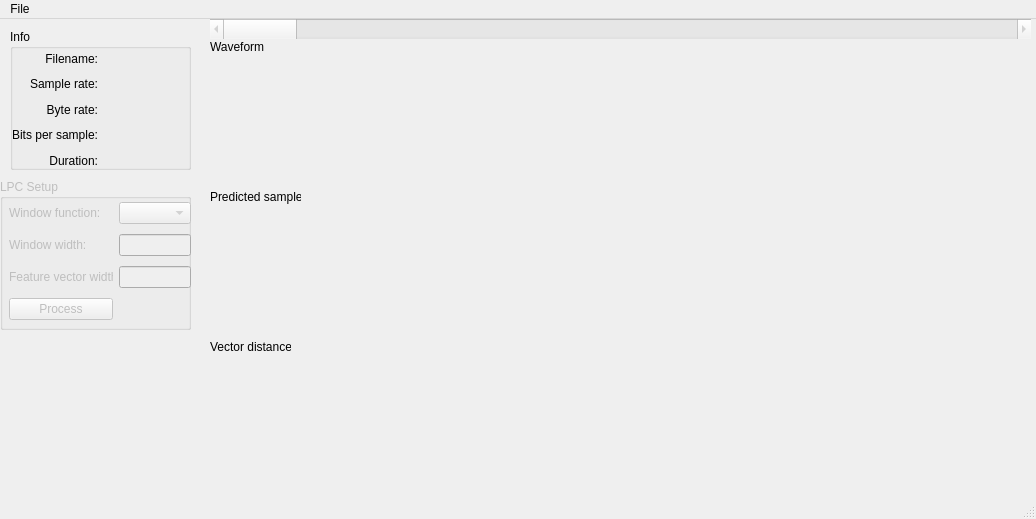
<?xml version="1.0" encoding="UTF-8"?>
<ui version="4.0">
 <class>MainWindow</class>
 <widget class="QMainWindow" name="MainWindow">
  <property name="windowModality">
   <enum>Qt::NonModal</enum>
  </property>
  <property name="geometry">
   <rect>
    <x>0</x>
    <y>0</y>
    <width>1036</width>
    <height>519</height>
   </rect>
  </property>
  <property name="windowTitle">
   <string>LPCoding</string>
  </property>
  <widget class="QWidget" name="centralwidget">
   <property name="minimumSize">
    <size>
     <width>1036</width>
     <height>478</height>
    </size>
   </property>
   <property name="maximumSize">
    <size>
     <width>1036</width>
     <height>478</height>
    </size>
   </property>
   <widget class="QGroupBox" name="infoBox">
    <property name="geometry">
     <rect>
      <x>10</x>
      <y>10</y>
      <width>181</width>
      <height>141</height>
     </rect>
    </property>
    <property name="title">
     <string>Info</string>
    </property>
    <widget class="QWidget" name="gridLayoutWidget">
     <property name="geometry">
      <rect>
       <x>0</x>
       <y>20</y>
       <width>181</width>
       <height>121</height>
      </rect>
     </property>
     <layout class="QGridLayout" name="gridLayout">
      <item row="0" column="0">
       <widget class="QLabel" name="label_1">
        <property name="layoutDirection">
         <enum>Qt::LeftToRight</enum>
        </property>
        <property name="text">
         <string>Filename:</string>
        </property>
        <property name="alignment">
         <set>Qt::AlignRight|Qt::AlignTrailing|Qt::AlignVCenter</set>
        </property>
       </widget>
      </item>
      <item row="2" column="0">
       <widget class="QLabel" name="label_3">
        <property name="text">
         <string>Byte rate:</string>
        </property>
        <property name="alignment">
         <set>Qt::AlignRight|Qt::AlignTrailing|Qt::AlignVCenter</set>
        </property>
       </widget>
      </item>
      <item row="4" column="0">
       <widget class="QLabel" name="label_5">
        <property name="text">
         <string>Duration:</string>
        </property>
        <property name="alignment">
         <set>Qt::AlignRight|Qt::AlignTrailing|Qt::AlignVCenter</set>
        </property>
       </widget>
      </item>
      <item row="3" column="0">
       <widget class="QLabel" name="label_4">
        <property name="text">
         <string>Bits per sample:</string>
        </property>
        <property name="alignment">
         <set>Qt::AlignRight|Qt::AlignTrailing|Qt::AlignVCenter</set>
        </property>
       </widget>
      </item>
      <item row="1" column="0">
       <widget class="QLabel" name="label_2">
        <property name="text">
         <string>Sample rate:</string>
        </property>
        <property name="alignment">
         <set>Qt::AlignRight|Qt::AlignTrailing|Qt::AlignVCenter</set>
        </property>
       </widget>
      </item>
      <item row="0" column="1">
       <widget class="QLabel" name="filenameLabel">
        <property name="text">
         <string/>
        </property>
       </widget>
      </item>
      <item row="3" column="1">
       <widget class="QLabel" name="bpsLabel">
        <property name="text">
         <string/>
        </property>
       </widget>
      </item>
      <item row="2" column="1">
       <widget class="QLabel" name="byterateLabel">
        <property name="text">
         <string/>
        </property>
       </widget>
      </item>
      <item row="4" column="1">
       <widget class="QLabel" name="durationLabel">
        <property name="text">
         <string/>
        </property>
       </widget>
      </item>
      <item row="1" column="1">
       <widget class="QLabel" name="samplerateLabel">
        <property name="text">
         <string/>
        </property>
       </widget>
      </item>
     </layout>
    </widget>
   </widget>
   <widget class="QGroupBox" name="setupBox">
    <property name="enabled">
     <bool>false</bool>
    </property>
    <property name="geometry">
     <rect>
      <x>0</x>
      <y>160</y>
      <width>191</width>
      <height>151</height>
     </rect>
    </property>
    <property name="title">
     <string>LPC Setup</string>
    </property>
    <widget class="QWidget" name="gridLayoutWidget_2">
     <property name="geometry">
      <rect>
       <x>9</x>
       <y>19</y>
       <width>182</width>
       <height>129</height>
      </rect>
     </property>
     <layout class="QGridLayout" name="gridLayout_2">
      <item row="0" column="0">
       <widget class="QLabel" name="label_11">
        <property name="text">
         <string>Window function:</string>
        </property>
       </widget>
      </item>
      <item row="1" column="0">
       <widget class="QLabel" name="label_12">
        <property name="text">
         <string>Window width:</string>
        </property>
       </widget>
      </item>
      <item row="0" column="1">
       <widget class="QComboBox" name="winfCombo"/>
      </item>
      <item row="1" column="1">
       <widget class="QLineEdit" name="widthEdit"/>
      </item>
      <item row="2" column="0">
       <widget class="QLabel" name="label_13">
        <property name="text">
         <string>Feature vector width:</string>
        </property>
       </widget>
      </item>
      <item row="3" column="0">
       <widget class="QPushButton" name="processBtn">
        <property name="enabled">
         <bool>false</bool>
        </property>
        <property name="text">
         <string>Process</string>
        </property>
        <property name="default">
         <bool>true</bool>
        </property>
       </widget>
      </item>
      <item row="2" column="1">
       <widget class="QLineEdit" name="vecwidthEdit"/>
      </item>
     </layout>
    </widget>
   </widget>
   <widget class="QLabel" name="label_6">
    <property name="geometry">
     <rect>
      <x>210</x>
      <y>20</y>
      <width>61</width>
      <height>16</height>
     </rect>
    </property>
    <property name="text">
     <string>Waveform</string>
    </property>
   </widget>
   <widget class="QWidget" name="verticalLayoutWidget">
    <property name="geometry">
     <rect>
      <x>210</x>
      <y>40</y>
      <width>821</width>
      <height>131</height>
     </rect>
    </property>
    <layout class="QVBoxLayout" name="waveLayout"/>
   </widget>
   <widget class="QScrollBar" name="timeScroll">
    <property name="enabled">
     <bool>false</bool>
    </property>
    <property name="geometry">
     <rect>
      <x>210</x>
      <y>0</y>
      <width>821</width>
      <height>20</height>
     </rect>
    </property>
    <property name="orientation">
     <enum>Qt::Horizontal</enum>
    </property>
   </widget>
   <widget class="QLabel" name="label">
    <property name="geometry">
     <rect>
      <x>210</x>
      <y>170</y>
      <width>91</width>
      <height>16</height>
     </rect>
    </property>
    <property name="text">
     <string>Predicted samples</string>
    </property>
   </widget>
   <widget class="QWidget" name="verticalLayoutWidget_2">
    <property name="geometry">
     <rect>
      <x>210</x>
      <y>190</y>
      <width>821</width>
      <height>131</height>
     </rect>
    </property>
    <layout class="QVBoxLayout" name="predLayout"/>
   </widget>
   <widget class="QLabel" name="label_7">
    <property name="geometry">
     <rect>
      <x>210</x>
      <y>320</y>
      <width>81</width>
      <height>16</height>
     </rect>
    </property>
    <property name="text">
     <string>Vector distance</string>
    </property>
   </widget>
   <widget class="QWidget" name="verticalLayoutWidget_3">
    <property name="geometry">
     <rect>
      <x>210</x>
      <y>340</y>
      <width>821</width>
      <height>131</height>
     </rect>
    </property>
    <layout class="QVBoxLayout" name="distLayout"/>
   </widget>
  </widget>
  <widget class="QMenuBar" name="menubar">
   <property name="geometry">
    <rect>
     <x>0</x>
     <y>0</y>
     <width>1036</width>
     <height>21</height>
    </rect>
   </property>
   <widget class="QMenu" name="menuFile">
    <property name="title">
     <string>File</string>
    </property>
    <addaction name="actionOpen"/>
    <addaction name="separator"/>
    <addaction name="actionExit"/>
   </widget>
   <addaction name="menuFile"/>
  </widget>
  <widget class="QStatusBar" name="statusbar"/>
  <action name="actionAbout">
   <property name="text">
    <string>About</string>
   </property>
  </action>
  <action name="actionOpen">
   <property name="text">
    <string>Open</string>
   </property>
  </action>
  <action name="actionExit">
   <property name="text">
    <string>Exit</string>
   </property>
  </action>
 </widget>
 <resources/>
 <connections/>
</ui>
